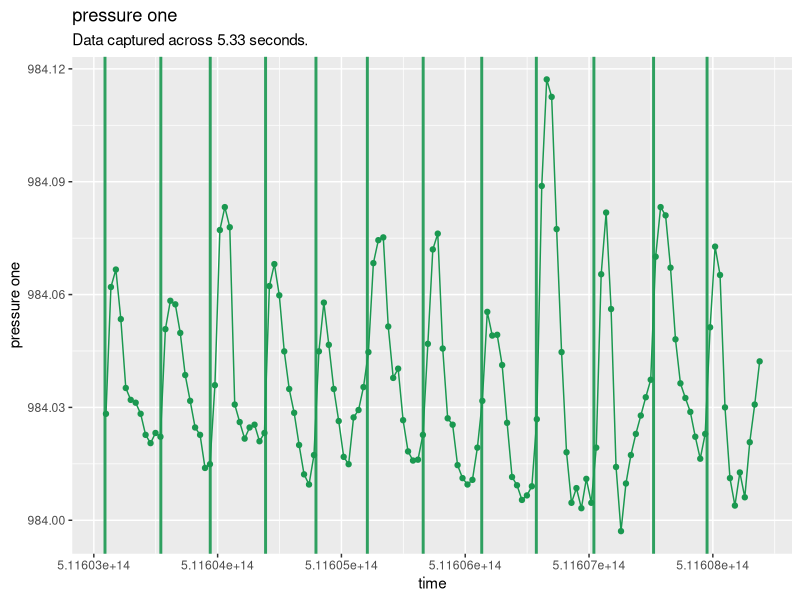
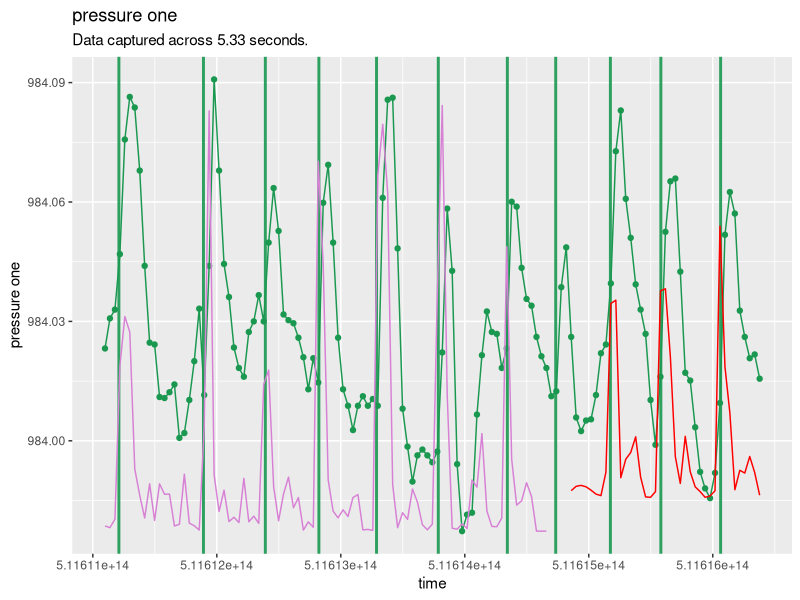
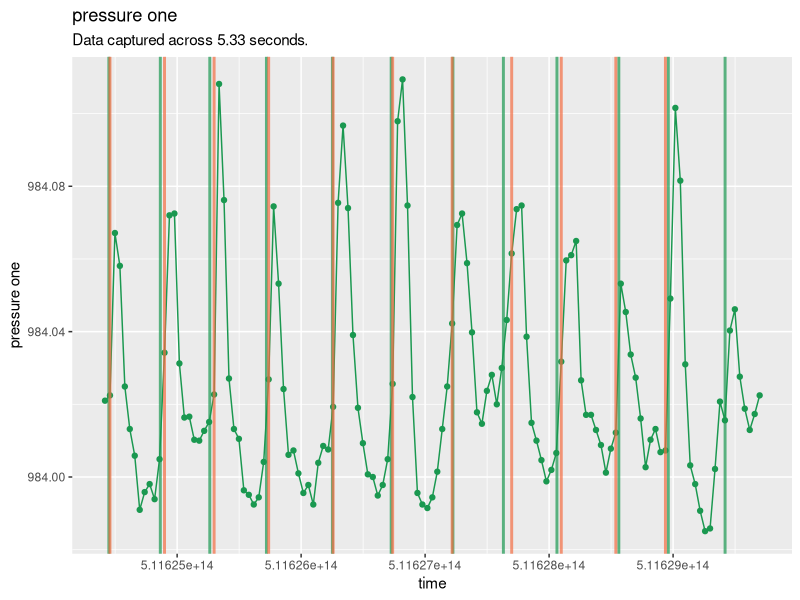

Here is the R script that generated these plots, in order: (Note: this script raises an error after producing the figures.)
## ---- chunk 1
knitr::opts_chunk$set(echo = TRUE)
library(tidyverse)
## Filepath on my desktop
# setwd("E:\\Desktop\\docs-BBBarometer")

## Filepath on my laptop
setwd("C:\\Users\\risha\\OneDrive\\Desktop\\docs-BBBarometer")
## ---- chunk 2
tidbits <- read_csv("data/experiment_2.csv")
## ---- chunk 3

type_map <- function(type) {
  if (type == -27) {
    return("touch")
  } else if (type == 1) {
    return("accelerometer")
  } else if (type == 4) {
    return("gyroscope")
  } else if (type == 6) {
    return("pressure")
  } else {
    return("unknown")
  }
}

clean_tidbits <- function(tidbits) {
  ## Get the clocking tidbits
  clocking <- tidbits %>%
    filter(type == -1 | type == -2)
  
  uptimeMillis <- clocking %>%
    filter(type == -1) %>%
    select(time)
  
  elapsedRealtimeNanos <- clocking %>%
    filter(type == -2) %>%
    select(time)
  
  uptimeMillisStart = min(uptimeMillis)
  uptimeMillisEnd = max(uptimeMillis)
  elapsedRealtimeNanosStart = min(elapsedRealtimeNanos)
  elapsedRealtimeNanosEnd = max(elapsedRealtimeNanos)
  
  ## Select the data tidbits
  tidbits <- tidbits %>% 
    filter(type == -27 | type > 0)
  
  calibrated <- tidbits %>%
    filter(type != -27)
  
  # Calibrate the touch-data tidbits
  m = (elapsedRealtimeNanosEnd - elapsedRealtimeNanosStart) / (uptimeMillisEnd - uptimeMillisStart)
  b = elapsedRealtimeNanosEnd - m*uptimeMillisEnd
  
  uncalibrated <- tidbits %>%
    filter(type == -27) %>%
    mutate(time = m*time + b)
  
  ## Combine results and re-format type as string
  tidbits <- bind_rows(calibrated, uncalibrated) %>%
    mutate(type = sapply(type, type_map)) %>%
    arrange(time)
  
  return(tidbits)
}
## ---- chunk 4
data <- clean_tidbits(tidbits)

first_touch = data %>%
  filter(type=="touch") %>%
  select(time) %>%
  min %>%
  as.double

last_touch = data %>% 
  filter(type=="touch") %>%
  select(time) %>%
  max %>%
  as.double

range = last_touch - first_touch

## 0 <= start < end <= 1
trim <- function(data, start, end) {
  open = range*start + first_touch
  close = range*end + first_touch
  
  return(data %>%
           filter(time > open & time < close))
}

# col = {'one', 'two', 'three'}
scatterplot <- function(data, sensor_type, col, 
                        start=0, end=1,
                        size=1, alpha=0.9) {
  graph <- data %>%
    filter(type==sensor_type) %>%
    select(time, col) %>%
    trim(start, end) %>%
    ggplot(aes_string(x="time", y=col))
  
  graph <- graph + geom_line(colour = "#1a9850") + geom_point(colour = "#1a9850") + scale_y_continuous()
  
  # add title and subtitle
  duration <- (range*(end-start) / 1e9 ) %>% round(2) %>% toString()
  title <- paste(sensor_type, col)
  graph <- graph + 
    ylab(title) + 
    ggtitle(label=title,
            subtitle=paste("Data captured across", duration, "seconds."))
  
  # Plot type "touch"
  taps <- data %>%
    filter(type=="touch") %>% 
    trim(start, end)
  tap_times <- taps$time
  for (tap_time in tap_times) {
    graph <- graph + geom_vline(xintercept = tap_time, colour= "#1a9850", size=size, alpha=alpha)
  }
  
  # Plot type "touch_predict"
  guesses <- data %>%
    filter(type=="touch_predict") %>%
    trim(start, end)
  guess_times <- guesses$time
  for (guess_time in guess_times) {
    graph <- graph + geom_vline(xintercept = guess_time, colour="#f46d43", size=size, alpha=alpha)
  }
  
  return(graph)
}

scatterplot(data, "pressure", "one", 0.4, 0.5)
## ---- chunk 5
scatterplot_d <- function(data, sensor_type, col, start, end) {

  # compute the derivative of the specified column
  col_index <- which(names(data) == col)
  
  sensor_data <- data %>%
    filter(type == sensor_type)
  
  col_vals <- sensor_data[col_index]
  
  left <- col_vals %>% 
    slice(1:(nrow(col_vals)-1))
  right <- col_vals %>% 
    slice(2:(nrow(col_vals)))
  
  deriv <- (right - left) %>%
    select(deriv = one)
  
  # bind this as a new column
  sensor_data <- sensor_data %>%
    slice(2:nrow(sensor_data)) %>%
    bind_cols(deriv)
  
  # add the rows for touch entries back in
  touch_data <- data %>%
    filter(type=="touch") %>%
    mutate(deriv = NA)
  
  treated_data <- bind_rows(sensor_data, touch_data)
  
  scatterplot(data=treated_data, 
              sensor_type=sensor_type,
              col="deriv",
              start=start,
              end=end)
}

#scatterplot_d(data, "pressure", "one", 0.5, 0.55) +
#  geom_hline(yintercept=0, colour="#999999", linetype="dashed")

## ---- chunk 6
prop = 0.6  # proportion of training data


## Portion data into train and test
touch_data <- data %>% 
  filter(type=="touch") %>%
  arrange(time)

cutoff <- touch_data$time[as.integer(nrow(touch_data)*prop)]

train <- data %>%
  filter(time < cutoff) %>%
  filter(type %in% c("pressure", "touch")) %>%
  arrange(time)

test <- data %>%
  filter(time > cutoff) %>%
  filter(type %in% c("pressure", "touch")) %>%
  arrange(time)


## Next we build train_df
# input: a dataframe containing pressure_data in a column
# output: a dataframe where each row is the result of point-wise multiplication 
#         between factor 1 and factor 2, and is labeled.
#         factor 1:  iterated difference of pressure signal
#                    (a naive first derivative)
#         factor 2:  an impulse of specified width
#                    e.g. width=3 -> factor_2=[0 ... 0 1 1 1 0 ... 0]
#                    (the impulse is iterated for each row)
#       
#
# and a 5th column for the label
build_df <- function(pressure_data, width) {
  df <- data.frame(matrix(rep(NA,width + 1), nrow=1))
  df <- na.omit(df)
  colnames(df)[ncol(df)] = "label"
  
  i = 1
  quota = 0
  while (i <= nrow(pressure_data) - width) {
    event <- pressure_data %>%
      slice(i:(i+width+1))
    
    pressure_reading <- event %>%
      filter(type == "pressure") %>%
      head(n=width+1) %>%
      .$one
    
    
    if (event$type[1] == "touch") {
      # then don't process it.
      # 
      # instead, start labeling subsequent pressure_events as 1
      # quota is a "hyperparameter" for labeling data
      # this line defines the size of the quota
      quota = 2
    } else {  # event$type[1] == "pressure"
      # then label as 1 only if we need to meet the quota
      if (quota > 0) {
        label = 1
        quota = quota - 1
      } else {
        label = 0
      }
      df[nrow(df)+1,] = c(diff(pressure_reading), label)
    }
    i = i + 1
  }
  return(df)
}
## ---- chunk 7
# input: tibbles with the tidbits
# this function will restructure the tidbits for regression,
#                    train the model,
#                    and return the fitting for train and test.
train_pressure_model <- function(train, test, width=4) {
  buffer = width
  
  ## Arrange the data
  train_df <- build_df(train, width=width)
  test_df <- build_df(test, width=width)
  
  ## Fit the model
  touch_model <- glm(label ~ ., 
                     data=train_df,
                     family = "binomial")
  
  ## Handle the values fitted in training
  # Store the fitted values
  result_training <- bind_cols(train %>% 
                        filter(type == "pressure") %>% 
                        slice((buffer):(buffer+nrow(train_df)-1)),
                      touch_model$fitted.values) %>%
    rename(p = ...6)
  
  # Shift the fitted values
  shift <- 3
  result_training_shifted <- result_training
  result_training_shifted$p <- c(
    result_training_shifted$p[(shift+1):nrow(result_training_shifted)],
    rep(0, shift)
  )
  
  ## Handle the values predicted in testing
  # Compute the predicted values
  output <- predict(touch_model, 
          newdata=test_df)
  fitted.values <- 1/(1+exp(-1*(output)))
  
  # Store the predicted values
  result_testing <- bind_cols(test %>% 
                        filter(type == "pressure") %>% 
                        slice((buffer):(buffer+nrow(test_df)-1)),
                      fitted.values) %>%
    rename(p = ...6)
  
  # Shift the fitted
  result_testing_shifted <- result_testing
  result_testing_shifted$p <- c(
    result_testing_shifted$p[(shift+1):nrow(result_testing_shifted)],
    rep(0, shift)
  )
  
  result <- list()
  result$training <- result_training_shifted
  result$testing <- result_testing_shifted
  return(result)
}

result_pair <- train_pressure_model(train, test, width=4)

scatterplot_pressure_model <- function(data, result_pair, a, b) {
  scatterplot(data, "pressure", "one", a, b) +
  geom_line(data=result_pair$testing %>% trim(a,b),
            aes(y= p*diff(range(one)) + min(one)),
            colour="red") +
  geom_line(data=result_pair$training %>% trim(a,b),
            aes(y= p*diff(range(one)) + min(one)),
            colour="#d781d5")
}

scatterplot_pressure_model(data, result_pair, a=0.55, b=0.65)
## ---- chunk 8
# Input a vector containing integers in order
# Collapse chains of many consecutive integers into a single integer
# e.g. 2 4 5 6 8 9 11 12
#  ->  2 4-5-6 8-9 11-12
#  ->  2 4 8 11
eliminate_consecutive_integers <- function(integers) {
  # strategy: shift the entries of the lift by one and compare it against itself
  first <- integers[1:length(integers)-1]
  last <- integers[2:length(integers)]
  last_decrement <- last - 1
  
  
  # the first entry is always valid, but this strategy requires it be indexed separately.
  result <- c(integers[1], 
              last[first != last_decrement])
  return(result)
}


# Input a dataframe with pressure data and the modeled p-confidence of touch occurrence.
# Include the value at which to threshold.
threshold_pressure <- function(result, threshold=0.4) {
  indices <- which(result$p > threshold) %>%
    eliminate_consecutive_integers
  
  occurrence_times <- result %>%
    slice(indices) %>%
    .$time
  
  occurrence_df <- data.frame(type="touch_predict",
             time=occurrence_times,
             one=0,
             two=0,
             three=0,
             p=0)
  
  thresholded <- bind_rows(result, occurrence_df) %>%
    arrange(time)
  
  return(thresholded)
}


thresholded_testing <- threshold_pressure(result_pair$testing, threshold=0.5) %>%
  bind_rows(test %>% filter(type=="touch"))

scatterplot(thresholded_testing, 
            sensor_type="pressure", col="one",
            start=0.8, end=0.9,
            size=1, alpha=0.7)
## ---- chunk 9

model <- data %>%
  bind_rows(thresholded_testing %>%
              filter(type=="touch_predict") %>%
              select(-p)) %>%
  bind_rows(thresholded_training %>%
              filter(type=="touch_predict") %>%
              select(-p))

model %>% group_by(type) %>% count()

a=0.85
scatterplot(model, "gyroscope", "one", start=a, end=a+0.05, alpha=0.8)
## ---- chunk 10
# In: signal should be a tibble with two columns: time and data (pressure data)
# Ou: list of features
pull_waveforms <- function(signal, times) {
  features <- list()
  
  for (time in times) {
    center <- which(signal$time > time)[1]
    polarity <- sign(signal$data[center])
    left <- center
    right <- center
    
    while (left > 1 && sign(signal$data[left - 1]) == polarity) {
      left <- left - 1
    }
    while (right < nrow(signal) && sign(signal$data[right + 1]) == polarity) {
      right <- right + 1
    }
    feature <- signal$data[left:right]
    features[[length(features)+1]] = feature
  }
  return(features)
}


# In: TIME-SORTED data tibble with ONLY timestamped gyroscope entries
# Ou: feature tibble containing each wave
mine_features <- function(gyro, times) {
  # columns of tibble:
  #  times
  #  gyro one peaks
  #  gyro two peaks
  #  gyro three peaks
  gyro_one <- pull_waveforms(signal=gyro %>% select(time=time, data=one),
                             times=times)
  
  gyro_two <- pull_waveforms(signal=gyro %>% select(time=time, data=two),
                             times=times)
  gyro_three <- pull_waveforms(signal=gyro %>% select(time=time, data=three),
                             times=times)
  
  return(tibble(gyro_one, gyro_two, gyro_three, times))
}


# In: data tibble with gyroscope and touch entries.
#     touch can be "touch" with x/y in headers $one $two. use labeled=TRUE.
#     or touch can be "touch_guess" with no x/y. use labeled=FALSE.
# Ou: if labeled=TRUE, collect the waveform and features with x/y labels.
# Ou: if labeled=FALSE< collect the waveform and features
gyro_from_touch <- function(data, labeled=TRUE) {
  data <- data %>% arrange(time)
  
  ## Use gyro and touch data to mine features
  gyro <- data %>%
    filter(type == "gyroscope")
  if (labeled) {
    times <- data %>%
      filter(type == "touch") %>%
      .$time
  } else {
    times <- data %>% 
      filter(type == "touch_predict") %>%
      .$time
  }
  features <- mine_features(gyro, times)
  
  ## Add labels
  if (labeled) {
    labels <- data %>%
      filter(type=="touch") %>%
      select(x=one, y=two)
    features <- features %>% bind_cols(labels)
  }
  
  return(features)
}


# For testing
foobar <- model %>% trim(0.3, 0.35)
gyro <- foobar %>% filter(type == "gyroscope")
times <- foobar %>% filter(type == "touch") %>% .$time
signal <- gyro %>% select(time=time, data=one)



gyro_from_touch(model %>% trim(0.7, 0.75), labeled=FALSE)
